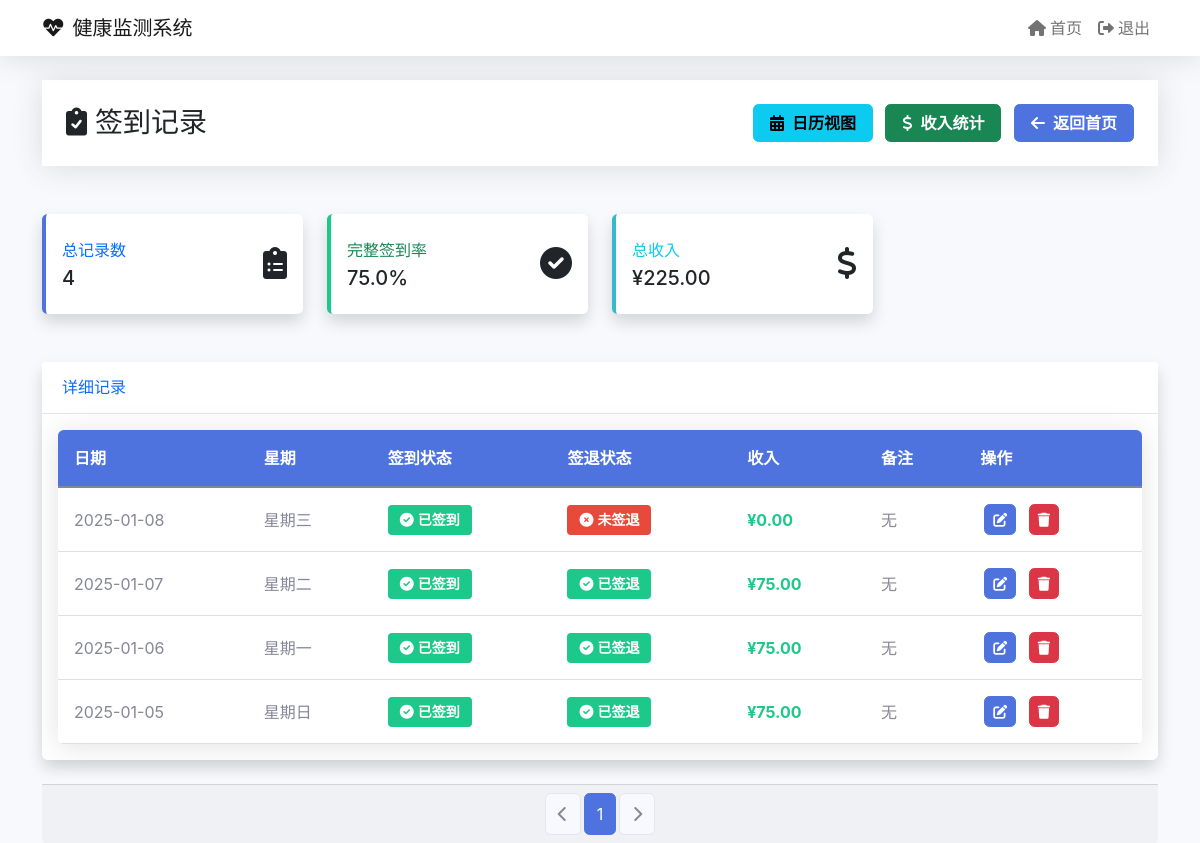
The page /checkin_detail (signed in) on the database its author committed.
### tables this page shows
CREATE TABLE checkin_records
                 (id INTEGER PRIMARY KEY AUTOINCREMENT,
                  date TEXT NOT NULL,
                  day_of_week TEXT NOT NULL,
                  checkin BOOLEAN NOT NULL,
                  checkout BOOLEAN NOT NULL,
                  notes TEXT,
                  income DECIMAL(10,2));

### app.py (the view)
@app.route('/checkin_detail')
@login_required
def checkin_detail():
    page = request.args.get('page', 1, type=int)
    per_page = 10
    db = get_db()
    total = db.execute('SELECT COUNT(*) FROM checkin_records').fetchone()[0]
    total_pages = (total + per_page - 1) // per_page
    offset = (page - 1) * per_page
    records = db.execute('''SELECT * FROM checkin_records
                           ORDER BY date DESC LIMIT ? OFFSET ?''',
                        [per_page, offset]).fetchall()
    db.close()
    return render_template('checkindetail.html',
                         records=records,
                         current_page=page,
                         total_pages=total_pages)

### app.py (called while the page is built)
def login_required(f):
    @wraps(f)
    def decorated_function(*args, **kwargs):
        if 'logged_in' not in session:
            return redirect(url_for('login'))
        return f(*args, **kwargs)
    return decorated_function

### templates/checkindetail.html (shortened to what this page needs)
{% extends "base.html" %}
{% block content %}
<div class="row mb-4">
    <div class="col-12">
        <div class="page-header">
            <div class="container">
                <div class="d-flex justify-content-between align-items-center">
                    <h1 class="h3 mb-0 text-gray-800">
                        <i class="fas fa-clipboard-check me-2"></i>签到记录
                    </h1>
                    <div>
                        <a href="{{ url_for('checkin_calendar') }}" class="btn btn-info">
                            <i class="fas fa-calendar-alt me-2"></i>日历视图
                        </a>
                        <a href="{{ url_for('income_detail') }}" class="btn btn-success ms-2">
                            <i class="fas fa-dollar-sign me-2"></i>收入统计
                        </a>
                        <a href="{{ url_for('landing') }}" class="btn btn-primary ms-2">
                            <i class="fas fa-arrow-left me-2"></i>返回首页
                        </a>
                    </div>
                </div>
            </div>
        </div>
    </div>
</div>
<div class="row mb-4">
    <div class="col-xl-3 col-md-6 mb-4">
        <div class="card border-left-primary shadow h-100 py-2 stats-card">
            <div class="card-body">
                <div class="row no-gutters align-items-center">
                    <div class="col mr-2">
                        <div class="text-xs font-weight-bold text-primary text-uppercase mb-1">总记录数</div>
                        <div class="h5 mb-0 font-weight-bold text-gray-800">{{ records|length }}</div>
                    </div>
                    <div class="col-auto">
                        <i class="fas fa-clipboard-list fa-2x text-gray-300"></i>
                    </div>
                </div>
            </div>
        </div>
    </div>
    <div class="col-xl-3 col-md-6 mb-4">
        <div class="card border-left-success shadow h-100 py-2 stats-card">
            <div class="card-body">
                <div class="row no-gutters align-items-center">
                    <div class="col mr-2">
                        <div class="text-xs font-weight-bold text-success text-uppercase mb-1">完整签到率</div>
                        <div class="h5 mb-0 font-weight-bold text-gray-800">
                            {% set complete_count = records|selectattr('checkin')|selectattr('checkout')|list|length %}
                            {{ "%.1f"|format(complete_count / records|length * 100 if records|length > 0 else 0) }}%
                        </div>
                    </div>
                    <div class="col-auto">
                        <i class="fas fa-check-circle fa-2x text-gray-300"></i>
                    </div>
                </div>
            </div>
        </div>
    </div>
    <div class="col-xl-3 col-md-6 mb-4">
        <div class="card border-left-info shadow h-100 py-2 stats-card">
            <div class="card-body">
                <div class="row no-gutters align-items-center">
                    <div class="col mr-2">
                        <div class="text-xs font-weight-bold text-info text-uppercase mb-1">总收入</div>
                        <div class="h5 mb-0 font-weight-bold text-gray-800">
                            ¥{{ "%.2f"|format(records|sum(attribute='income')) }}
                        </div>
                    </div>
                    <div class="col-auto">
                        <i class="fas fa-dollar-sign fa-2x text-gray-300"></i>
                    </div>
                </div>
            </div>
        </div>
    </div>
</div>
<div class="card shadow mb-4">
    <div class="card-header py-3">
        <h6 class="m-0 font-weight-bold text-primary">详细记录</h6>
    </div>
    <div class="card-body">
        <div class="table-responsive">
            <table class="table table-hover">
                <thead>
                    <tr>
                        <th>日期</th>
                        <th>星期</th>
                        <th>签到状态</th>
                        <th>签退状态</th>
                        <th>收入</th>
                        <th>备注</th>
                        <th>操作</th>
                    </tr>
                </thead>
                <tbody>
                    {% for record in records %}
                    <tr>
                        <td>{{ record.date }}</td>
                        <td>{{ record.day_of_week }}</td>
                        <td>
                            {% if record.checkin %}
                            <span class="badge badge-success">
                                <i class="fas fa-check-circle me-1"></i>已签到
                            </span>
                            {% else %}
                            <span class="badge badge-danger">
                                <i class="fas fa-times-circle me-1"></i>未签到
                            </span>
                            {% endif %}
                        </td>
                        <td>
                            {% if record.checkout %}
                            <span class="badge badge-success">
                                <i class="fas fa-check-circle me-1"></i>已签退
                            </span>
                            {% else %}
                            <span class="badge badge-danger">
                                <i class="fas fa-times-circle me-1"></i>未签退
                            </span>
                            {% endif %}
                        </td>
                        <td class="income-amount">¥{{ "%.2f"|format(record.income) }}</td>
                        <td>{{ record.notes or '无' }}</td>
                        <td class="action-buttons">
                            <button type="button" class="btn btn-primary btn-sm" data-bs-toggle="modal" data-bs-target="#editModal{{ record.id }}">
                                <i class="fas fa-edit"></i>
                            </button>
                            <a href="{{ url_for('delete_checkin_record', id=record.id) }}" class="btn btn-danger btn-sm" onclick="return confirm('确定要删除这条记录吗？')">
                                <i class="fas fa-trash"></i>
                            </a>
                        </td>
                    </tr>
                    {% endfor %}
                </tbody>
            </table>
        </div>
    </div>
</div>
<div class="card-footer">
    <nav aria-label="Page navigation">
        <ul class="pagination justify-content-center mb-0">
            <li class="page-item {{ 'disabled' if current_page == 1 }}">
                <a class="page-link" href="{{ url_for('checkin_detail', page=current_page-1) if current_page > 1 else '#' }}">
                    <i class="fas fa-chevron-left"></i>
                </a>
            </li>
            {% for page in range(1, total_pages + 1) %}
                {% if page == current_page %}
                    <li class="page-item active">
                        <span class="page-link">{{ page }}</span>
                    </li>
                {% endif %}
            {% endfor %}
            <li class="page-item {{ 'disabled' if current_page == total_pages }}">
                <a class="page-link" href="{{ url_for('checkin_detail', page=current_page+1) if current_page < total_pages else '#' }}">
                    <i class="fas fa-chevron-right"></i>
                </a>
            </li>
        </ul>
    </nav>
</div>
{% endblock %}

### templates/base.html (style rules this page uses)
:root { --primary-color: #4e73df; --secondary-color: #858796; --success-color: #1cc88a; --info-color: #36b9cc; --warning-color: #f6c23e; --danger-color: #e74a3b; }
body { background-color: #f8f9fc; font-family: 'Nunito', -apple-system, BlinkMacSystemFont, "Segoe UI", Roboto, "Helvetica Neue", Arial, sans-serif; }
.card { border: none; border-radius: .35rem; box-shadow: 0 .15rem 1.75rem 0 rgba(58,59,69,.15); }
.card-header { background-color: white; border-bottom: 1px solid #e3e6f0; padding: 1rem 1.25rem; }
.btn { border-radius: .35rem; padding: .375rem 1rem; font-weight: 600; }
.btn-primary { background-color: var(--primary-color); border-color: var(--primary-color); }
.table { color: #858796; }
.table thead th { background-color: #f8f9fc; border-bottom: 2px solid #e3e6f0; }
.page-header { margin-bottom: 1.5rem; padding: 1.5rem 0; background-color: white; box-shadow: 0 .15rem 1.75rem 0 rgba(58,59,69,.15); }

### templates/checkindetail.html (style rules this page uses)
.action-buttons .btn { padding: .25rem .5rem; font-size: .875rem; margin: 0 .25rem; }
.table-responsive { border-radius: .35rem; box-shadow: 0 .15rem 1.75rem 0 rgba(58,59,69,.15); }
.table { margin-bottom: 0; }
.table thead th { background-color: var(--primary-color); color: white; border: none; padding: 1rem; }
.table td { vertical-align: middle; padding: 1rem; }
.badge { padding: .5rem .75rem; font-size: .875rem; font-weight: 600; }
.badge-success { background-color: var(--success-color); }
.badge-danger { background-color: var(--danger-color); }
.stats-card { transition: all .3s ease; }
.border-left-primary { border-left: .25rem solid var(--primary-color) !important; }
.border-left-success { border-left: .25rem solid var(--success-color) !important; }
.border-left-info { border-left: .25rem solid var(--info-color) !important; }
.income-amount { font-weight: 700; color: var(--success-color); }
.pagination { margin: 0; }
.page-link { color: var(--primary-color); border: 1px solid #e3e6f0; padding: .5rem .75rem; margin: 0 .25rem; border-radius: .35rem !important; }
.page-item.active .page-link { background-color: var(--primary-color); border-color: var(--primary-color); }
.page-item.disabled .page-link { color: var(--secondary-color); background-color: #f8f9fc; border-color: #e3e6f0; }

### rows shown on the page
checkin_records: date "2025-01-08", day_of_week "星期三", checkin True (drawn), checkout False (drawn), income "0.00", notes "无"
checkin_records: date "2025-01-07", day_of_week "星期二", checkin True (drawn), checkout True (drawn), income "75.00", notes "无"
checkin_records: date "2025-01-06", day_of_week "星期一", checkin True (drawn), checkout True (drawn), income "75.00", notes "无"
checkin_records: date "2025-01-05", day_of_week "星期日", checkin True (drawn), checkout True (drawn), income "75.00", notes "无"

### other values the page prints
{{ records|length }} "4"
{{ "%.2f"|format(records|sum(attribute='income')) }} "225.00"
{{ page }} "1"
